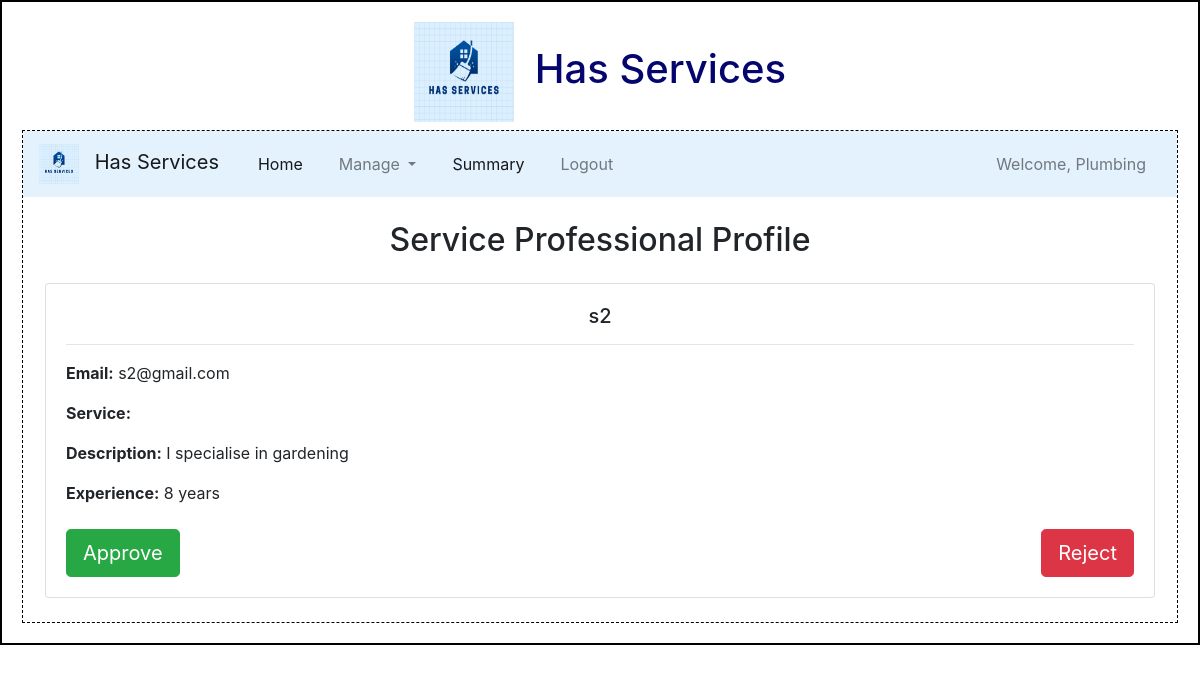
Screenshot of /service-professional/2/Plumbing with the database file from the repository.
### backend/models.py (models this page shows)
class ServiceProfessional(db.Model):
    __tablename__ = "service_professionals"
    id = db.Column(db.Integer, primary_key=True)
    user_id = db.Column(db.Integer, db.ForeignKey('users.id'), nullable=False)
    email = db.Column(db.String, nullable=False)
    password = db.Column(db.String, nullable=False)
    full_name = db.Column(db.String, nullable=False)
    service_id = db.Column(db.String, db.ForeignKey('services.id'), nullable=False)
    description = db.Column(db.Text)
    experience = db.Column(db.String, nullable=False)
    price = db.Column(db.Integer, nullable = False)
    reviews = db.Column(db.Integer, default = 0)
    available_status = db.Column(db.Boolean, nullable = False,default=1)#1=Available, 0- Not Available
    profile_documents = db.Column(db.String, nullable=False)
    profile_status = db.Column(db.Boolean, nullable = False, default = 0) #0-Active , 1-Blocked
    verification = db.Column(db.String,default="pending")
    user = db.relationship('User',backref='service_professional',cascade='all,delete',lazy=True)
    sp_servicerequests = db.relationship('ServiceRequest', back_populates='professional', cascade='all,delete',lazy=True)

### backend/controllers.py (the view)
@app.route("/service-professional/<id>/<name>", methods = ["POST","GET"])
def view_serviceprof_profile(id,name):
    professional = get_service_prof(id)
    return render_template("admin_professional_profile.html",professional = professional, name = name)

### backend/controllers.py (called while the page is built)
def get_service_prof(id):
    professional = ServiceProfessional.query.filter_by(id=id).first()
    return professional

### Templates/admin_professional_profile.html
{% extends "admin_layout.html" %}
{% block content %}
    {% if professional %}
        <div class="container my-4">
            <h2 class="text-center mb-4">Service Professional Profile</h2>
            <div class="card shadow-lg">
                <div class="card-body">
                    <h5 class="card-title text-center">{{ professional.full_name }}</h5>
                    <hr>
                    <p class="card-text"><strong>Email:</strong> {{ professional.email }}</p>
                    <p class="card-text"><strong>Service:</strong> {{ professional.service_name }}</p>
                    <p class="card-text"><strong>Description:</strong> {{ professional.description }}</p>
                    <p class="card-text"><strong>Experience:</strong> {{ professional.experience }} years</p>
                    <div class="d-flex justify-content-between mt-4">
                        <form method="POST" action="/approve-profile/{{professional.id}}/{{name}}">
                            <a href="/approve-profile/{{professional.id}}/{{name}}" class="btn btn-success btn-lg">Approve</a>
                        </form>
                        <form method="POST" action="/reject-profile/{{professional.id}}/{{name}}">
                            <a href="/reject-profile/{{professional.id}}/{{name}}" class="btn btn-danger btn-lg">Reject</a>
                        </form>
                    </div>
                </div>
            </div>
        </div>
    {% else %}
        <div class="container my-4">
            <h2 class="text-center">No Service Professional Found</h2>
        </div>
    {% endif %}
{% endblock %}

### static/styles/main.css (style rules this page uses)
* { margin: 0; padding: 0; box-sizing: border-box; }

### rows the page displays
ServiceProfessional: full_name "s2", email "s2@gmail.com", description "I specialise in gardening", experience "8"

### other values shown
{{ name }} "Plumbing"
